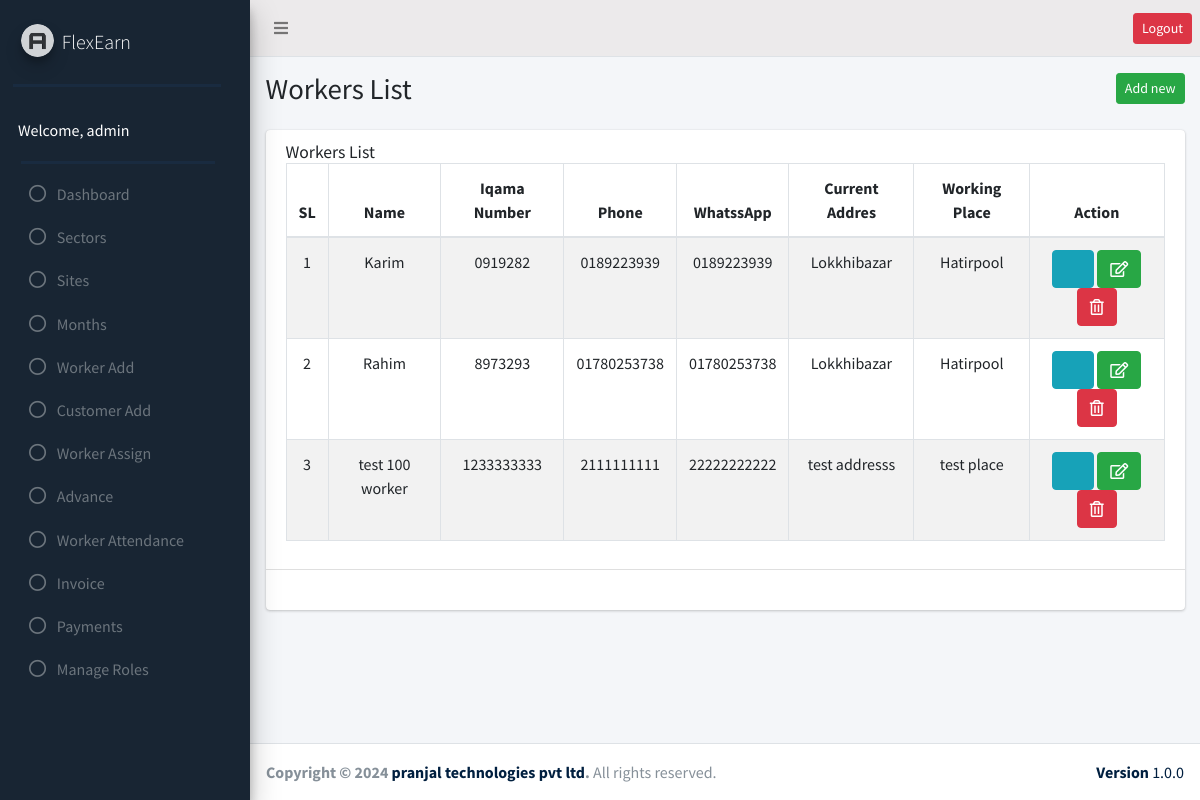
The page /Manpower/add_worker/view_worker.php (signed in) on the database its author committed.
### tables this page shows
CREATE TABLE `user_role` (
  `id` int(11) NOT NULL,
  `adminID` int(11) NOT NULL,
  `sites_edit` int(50) DEFAULT NULL,
  `sites_delete` int(50) DEFAULT NULL,
  `sectors_edit` int(50) DEFAULT NULL,
  `sectors_delete` int(50) DEFAULT NULL,
  `add_worker_edit` int(50) DEFAULT NULL,
  `add_worker_delete` int(50) DEFAULT NULL,
  `add_customer_edit` int(50) NOT NULL,
  `add_customer_delete` int(50) NOT NULL,
  `worker_assign_edit` int(50) DEFAULT NULL,
  `worker_assign_delete` int(50) DEFAULT NULL,
  `advance_edit` int(50) DEFAULT NULL,
  `advance_delete` int(50) DEFAULT NULL,
  `payments_edit` int(50) DEFAULT NULL,
  `payments_delete` int(50) DEFAULT NULL,
  `month_edit` int(50) DEFAULT NULL,
  `month_delete` int(50) DEFAULT NULL,
  `modules_edit` int(50) DEFAULT NULL,
  `modules_delete` int(50) DEFAULT NULL,
  `user_lists_edit` int(50) DEFAULT NULL,
  `user_lists_delete` int(50) DEFAULT NULL,
  `worker_attendance_edit` int(11) NOT NULL,
  `worker_attendance_delete` int(11) NOT NULL,
  `invoice_edit` int(11) NOT NULL,
  `invoice_delete` int(11) NOT NULL,
  `user_role_edit` int(50) NOT NULL,
  `user_role_delete` int(50) NOT NULL
);

CREATE TABLE `worker` (
  `id` bigint(20) NOT NULL,
  `name` varchar(255) NOT NULL,
  `iqama_number` varchar(255) NOT NULL,
  `local_number` varchar(255) NOT NULL,
  `whatsapp_number` varchar(150) NOT NULL,
  `photo` text NOT NULL,
  `iqama_photo` text NOT NULL,
  `current_address` text NOT NULL,
  `working_place` text NOT NULL,
  `daily_basic_salary` decimal(10,2) NOT NULL,
  `ot_rate` decimal(10,2) NOT NULL,
  `passport_number` varchar(100) NOT NULL,
  `email` varchar(100) NOT NULL,
  `password` varchar(50) NOT NULL,
  `status` enum('active','inactive') NOT NULL
);

### Manpower/add_worker/view_worker.php (the view, shortened to what this page needs)
<?php
require_once("../header.php");
require_once("../sidebar.php");
require_once("../db_config.php");
$work = $conn->query("SELECT * FROM `worker`");
?>
<section class="content-header">
  <div class="container-fluid">
    <div class="row mb-2">
      <div class="col-sm-6">
        <h1 class="">Workers List</h1>
      </div>
      <div class="col-sm-6">
        <ol class="breadcrumb float-sm-right">
          <li class="breadcrumb-item"><a href="add_worker.php" class="btn btn-sm btn-success">Add new</a></li>
        </ol>
      </div>
    </div>
  </div>
</section>
<section class="content">
  <div class="container-fluid">
    <div class="row">
      <div class="col-md-12">
        <div class="card">
          <div class="card-header">
            <h2 class="card-title">Workers List</h2>
            <table class="table table-bordered table-striped text-center">
            <thead>
                <tr>
                    <th>SL</th>
                    <th>Name</th>
                    <th>Iqama Number</th>
                    <th>Phone</th>
                    <th>WhatssApp</th>
                    <th>Current Addres</th>
                    <th>Working Place</th>
                    <?php
                     $userRoleTable= $conn->query("SELECT * FROM `user_role` JOIN admin1 ON admin1.id= user_role.adminID WHERE `adminID`= $id");
                     while ($roleRow = $userRoleTable->fetch_assoc()) {
                       if( ($roleRow['add_worker_edit'] || $roleRow['add_worker_delete']) != '0'){ ?>
                        <th scope="col">Action</th>
                    <?php
                       }
                      }
                  ?>
                </tr>
            </thead>
            <tbody>
            <?php $sl=0; while($result = $work->fetch_assoc()){
                ?>
                <tr>
                    <td><?php echo ++$sl; ?></td>
                    <td><?php echo $result['name']; ?></td>
                    <td><?php echo $result['iqama_number']; ?></td>
                    <td><?php echo $result['local_number']; ?></td>
                    <td><?php echo $result['whatsapp_number']; ?></td>
                    <td><?php echo $result['current_address']; ?></td>
                    <td><?php echo $result['working_place']; ?></td>
                    <td>
                        <a href="worker_details.php?id=<?php echo $result['id'] ?>" class="btn btn-info fas fa-info"></a>
                        <?php
                        $userRoleTable= $conn->query("SELECT * FROM `user_role` JOIN admin1 ON admin1.id= user_role.adminID WHERE `adminID`= $id");
                        while ($roleRow = $userRoleTable->fetch_assoc()) {
if ($roleRow['add_worker_edit']== '1') {  ?>
  <a href="worker_update.php?id=<?php echo $result['id'] ?>" class="btn btn-success fas fa-edit"></a>
<?php
}
if($roleRow['add_worker_delete']== '1'){ ?>
   <a href="worker_delete.php?id=<?php echo $result['id'] ?>" class="btn btn-danger fas fa-trash-alt"></a>
<?php
}
                         }
                    ?>
                    </td>
                </tr>
                <?php } ?>
            </tbody>
            </table>
          </div>
          <div class="card-body">
          </div>
        </div>
      </div>
    </div>
  </div>
</section>
<?php require("../footer.php"); ?>

### rows shown on the page
user_role: add_worker_edit "Action"
worker: name "Karim", iqama_number "0919282", local_number "0189223939", whatsapp_number "0189223939", current_address "Lokkhibazar", working_place "Hatirpool"
worker: name "Rahim", iqama_number "8973293", local_number "01780253738", whatsapp_number "01780253738", current_address "Lokkhibazar", working_place "Hatirpool"
worker: name "test 100 worker", iqama_number "1233333333", local_number "2111111111", whatsapp_number "22222222222", current_address "test addresss", working_place "test place"

### other values the page prints
$_SESSION['name'] "admin"
